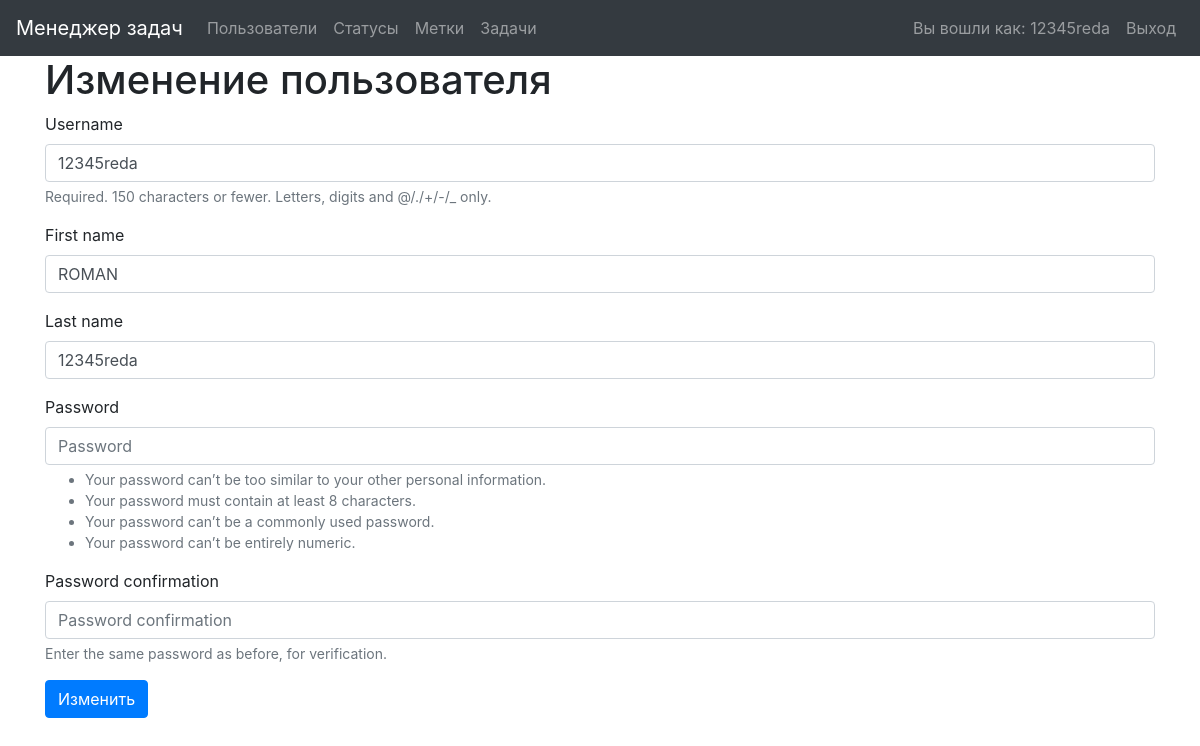
/users/2/update/ (signed in), run on the app's committed database.
### task_manager/users/models.py (models this page shows)
class User(AbstractUser):
    def __str__(self):
        return self.get_full_name()

### task_manager/users/views.py (the view)
# urls.py: path('<int:pk>/update/', views.UpdateUser.as_view(),
class UpdateUser(SuccessMessageMixin, LoginRequiredMixin,
                 UserRequiredMixin, UpdateView):
    model = User
    form_class = forms.UserUpdateForm
    template_name = 'user/update_user.html'
    success_url = reverse_lazy('users_list')
    success_message = _('User changed')
    permission_denied_message = _("Can't edit user")

### task_manager/users/forms.py
class UserUpdateForm(UserCreateForm):
    pass

### task_manager/mixins.py (called while the page is built)
    def dispatch(self, request, *args, **kwargs):
        if not request.user.is_authenticated:
            messages.warning(request, _('You are not logged in'))
            return redirect(reverse('login'))
        return super().dispatch(request, *args, **kwargs)

    def dispatch(self, request, *args, **kwargs):
        user_id = kwargs.get('pk')
        if user_id != request.user.id:
            messages.warning(request, self.permission_denied_message)
            return redirect(reverse('users_list'))
        return super().dispatch(request, *args, **kwargs)

### task_manager/templates/user/update_user.html (shortened to what this page needs)
{% extends "base.html" %}
{% block content %}
{% load bootstrap4 %}
{% load i18n %}
<div class="container wrapper flex-grow-1">
    <h1>{% translate "Update user" %}</h1>
<form method="post" action="{% url 'user_update' pk=user.id %}">
    {% bootstrap_form form %}
    <button type="submit" class="btn btn-primary">{% translate "Change data" %}</button>
</form>
</div>
{% endblock %}

### task_manager/templates/base.html (shortened to what this page needs)
<!DOCTYPE html>
<html lang="en">
{% load i18n %}
<head>
    {% load bootstrap4 %}
    {% bootstrap_css %}
</head>
<body>
<nav class="navbar navbar-expand-md navbar-dark bg-dark">
  <a class="navbar-brand" href="/">{% translate "Task manager" %}</a>
  {% if user.is_authenticated %}
  <div class="collapse navbar-collapse" id="navbarsExample04">
    <ul class="navbar-nav mr-auto">
      <li class="nav-item">
        <a class="nav-link" href="{% url 'users_list' %}"> {% translate "Users" %} </a>
      </li>
      <li class="nav-item">
        <a class="nav-link" href="{% url 'statuses_list' %}"> {% translate "Statuses" %} </a>
      </li>
      <li class="nav-item">
        <a class="nav-link" href="{% url 'labels_list' %}"> {% translate "Labels" %} </a>
      </li>
      <li class="nav-item">
        <a class="nav-link" href="{% url 'tasks_list' %}"> {% translate "Tasks" %} </a>
      </li>
    </ul>
    <div class="my-2 my-md-0">
        <ul class="navbar-nav mr-auto">
            <li class="nav-item">
          <a class="nav-link" href="{% url 'login' %}">{% translate "User:" %} {{ user.username }}</a>
            </li>
            <li class="nav-item">
      <a class="nav-link" href="{% url 'logout' %}">{% translate "Logout" %}</a>
            </li>
        </ul>
    </div>
  </div>
  {% endif %}
</nav>
{% block content %}{% endblock %}

### data on the page
User: username "12345reda", first_name "ROMAN", last_name "12345reda"
